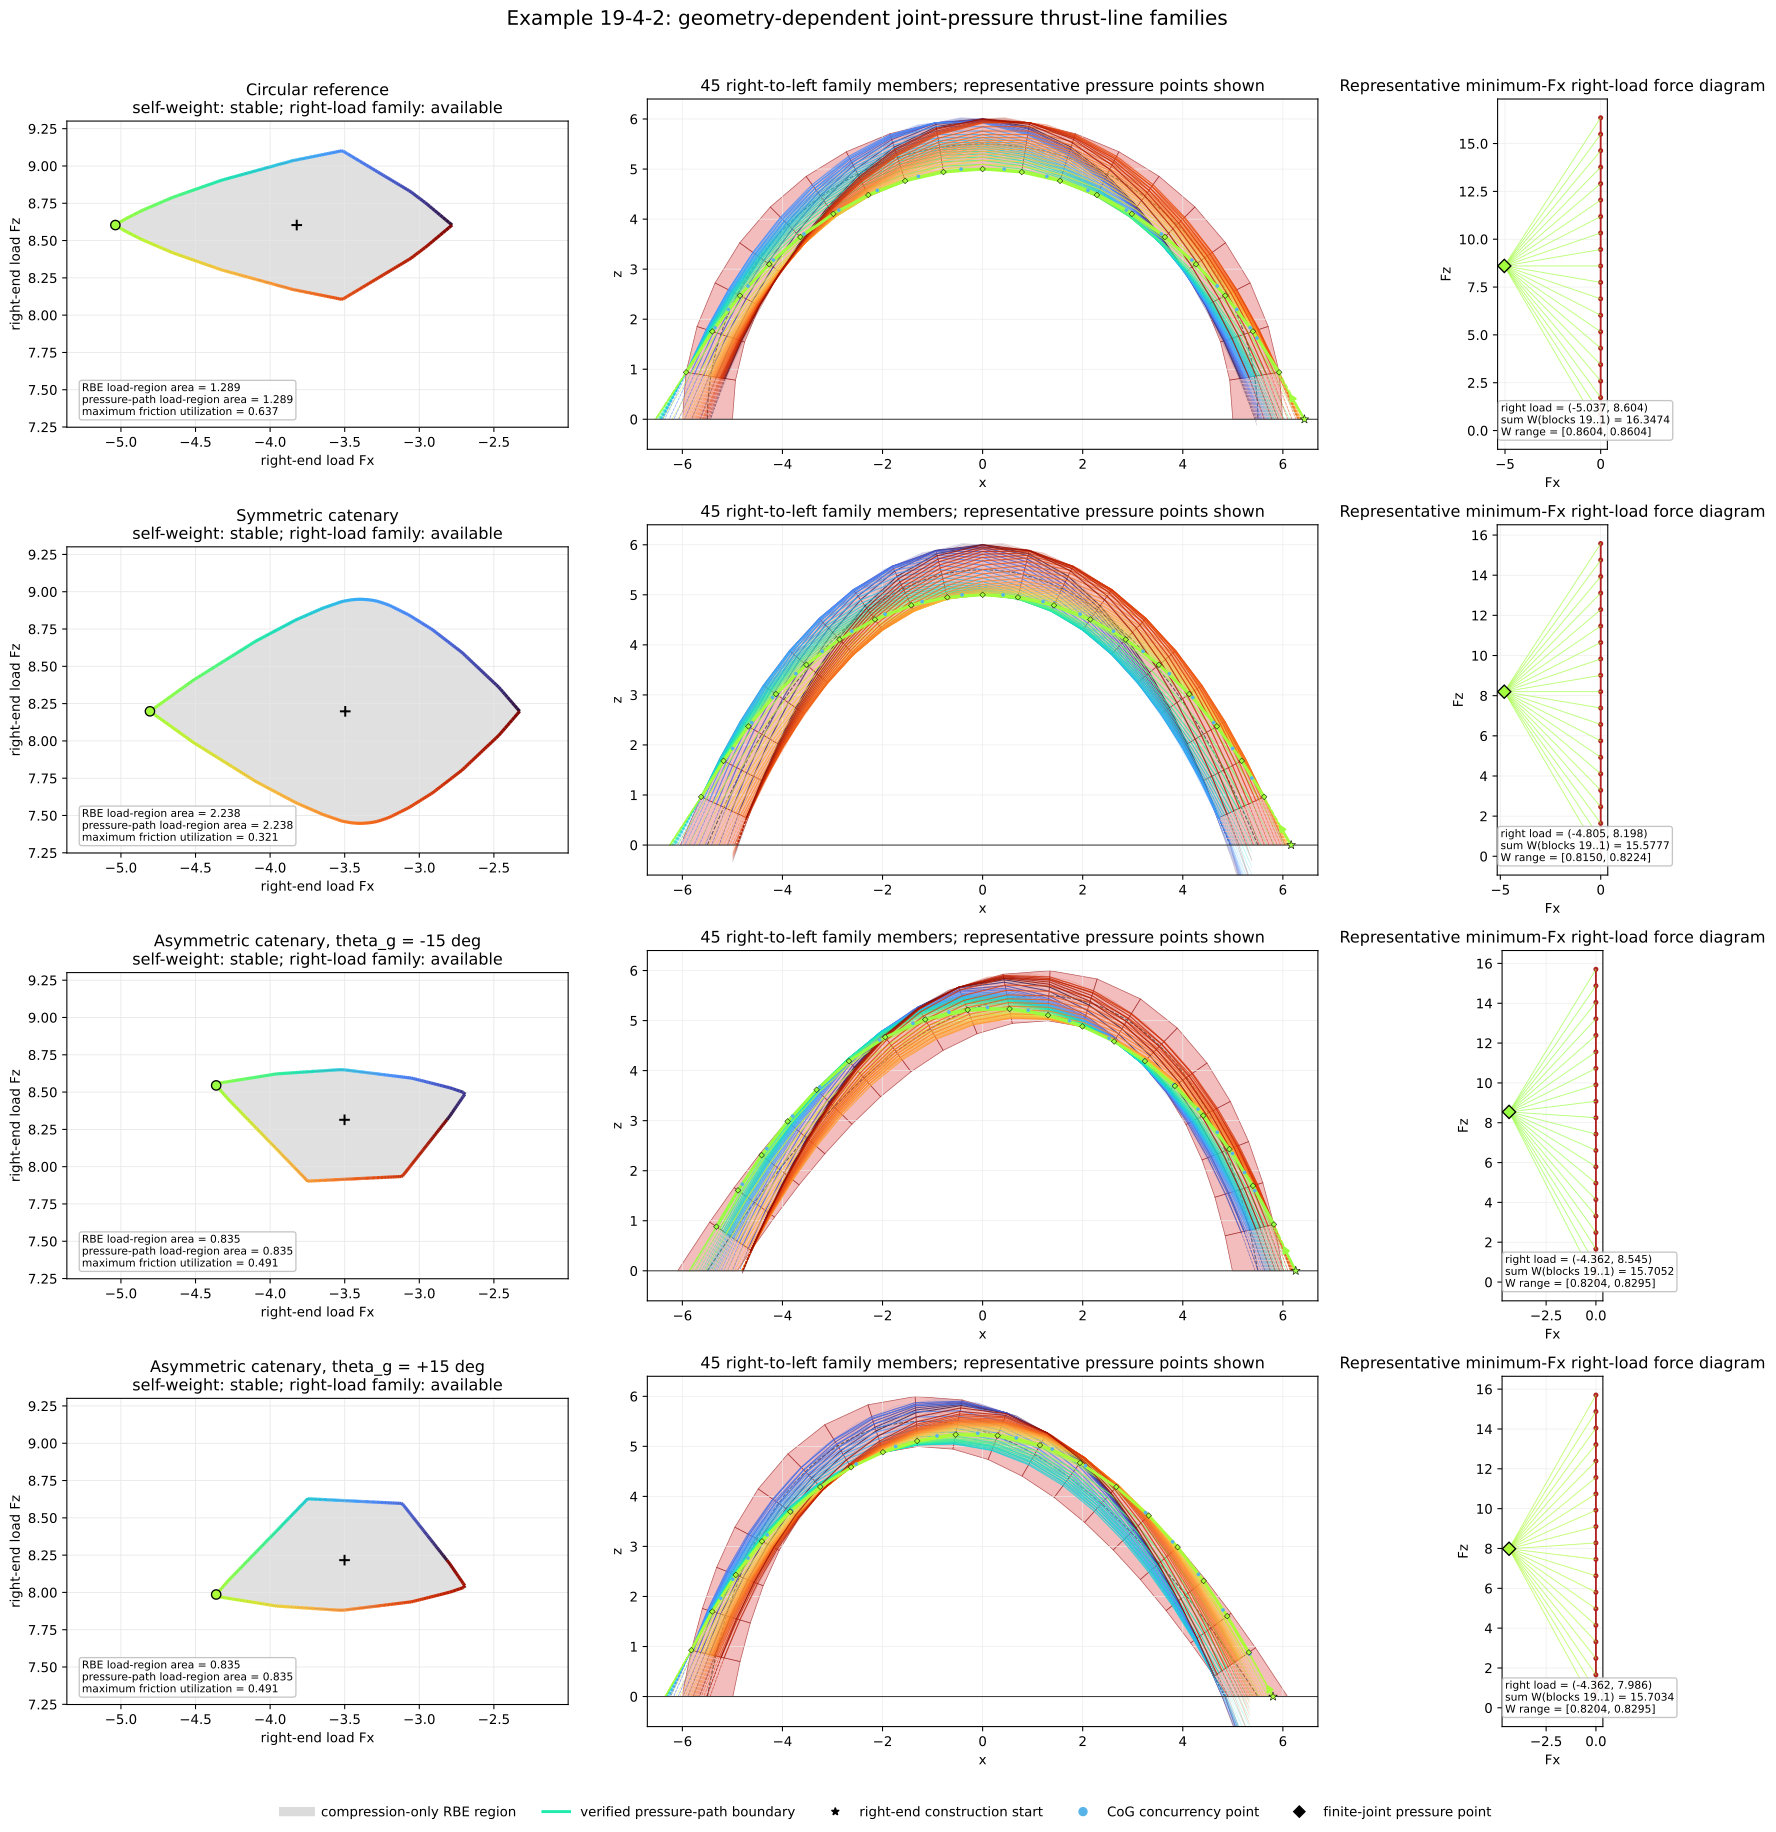

Here is the Python script that generated this plot:
"""Compare joint-admissible thrust-line families for four arch geometries."""

import importlib.util
import math
import sys
from dataclasses import dataclass
from pathlib import Path
from typing import Callable
from typing import Optional

import matplotlib.pyplot as plt
import numpy as np
from compas.datastructures import Mesh
from compas_assembly.datastructures import Block
from matplotlib.collections import LineCollection
from matplotlib.lines import Line2D
from matplotlib.patches import Polygon as PolygonPatch
from scipy.optimize import brentq
from scipy.optimize import linprog
from scipy.optimize import root
from scipy.sparse import csr_matrix
from scipy.sparse import vstack
from scipy.spatial import ConvexHull

from compas_cra.algorithms import assembly_interfaces_numpy
from compas_cra.datastructures import CRA_Assembly
from compas_cra.equilibrium.cra_helper import equilibrium_setup
from compas_cra.equilibrium.cra_helper import external_force_setup
from compas_cra.equilibrium.cra_helper import friction_setup
from compas_cra.equilibrium.cra_helper import num_vertices

CENTERLINE_SPAN = 11.0
CENTERLINE_HEIGHT = 5.5
THICKNESS = 1.0
DEPTH = 1.0
NUM_BLOCKS = 20
FRICTION_COEFFICIENT = 0.7
DENSITY = 1.0
CONTAINMENT_TOLERANCE = 1e-9
NUM_SUPPORT_DIRECTIONS = 360
NUM_CONTOUR_DIRECTIONS = 360
PLOT_SAMPLE_STRIDE = 8
PROFILE_SAMPLE_COUNT = 20001
EXTENSION_RATIO = 0.10
OUTPUT_SVG = Path(__file__).with_suffix(".svg")
OVERLAY_SVG = Path(__file__).with_name("19_4_2_rbe_thrust_line_geometry_comparison_overlay.svg")


@dataclass(frozen=True)
class ProfileSpec:
    """Definition and display metadata for one centerline profile."""

    key: str
    label: str
    design_gravity_degrees: float
    color: str


@dataclass
class CenterlineProfile:
    """A parametric arch centerline and its solved constants."""

    spec: ProfileSpec
    parameter_start: float
    parameter_end: float
    apex_parameter: float
    point_function: Callable[[float], np.ndarray]
    derivative_function: Callable[[float], np.ndarray]
    catenary_a: Optional[float] = None
    catenary_u0: Optional[float] = None
    catenary_c: Optional[float] = None

    def point(self, parameter):
        """Return one centerline point as ``[x, z]``."""
        return np.asarray(self.point_function(float(parameter)), dtype=float)

    def derivative(self, parameter):
        """Return the centerline derivative with respect to its parameter."""
        return np.asarray(self.derivative_function(float(parameter)), dtype=float)


@dataclass
class GeometryData:
    """Two-dimensional geometry and self-weight data for one arch."""

    profile: CenterlineProfile
    centers: np.ndarray
    weights: np.ndarray
    block_polygons: list
    block_halfspaces: list
    interfaces: list
    left_ground: np.ndarray
    right_ground: np.ndarray
    joint_parameters: np.ndarray
    segment_arclengths: np.ndarray
    centerline_points: np.ndarray


@dataclass
class ForceDiagram:
    """Weighted force polygon for one right-end load."""

    pole: np.ndarray
    nodes: np.ndarray
    directions: np.ndarray


@dataclass
class ThrustTrace:
    """One right-to-left form diagram reconstructed from a weighted force polygon."""

    load: np.ndarray
    right_insertion_x: float
    right_load_point: np.ndarray
    kinks: np.ndarray
    crossings: np.ndarray
    left_support_extension: np.ndarray
    directions: np.ndarray
    block_indices: np.ndarray
    interface_indices: np.ndarray


@dataclass
class InsertionInterval:
    """Admissible interval for the moment-exempt right insertion coordinate."""

    lower: float
    upper: float

    @property
    def feasible(self):
        """Return whether the interval is nonempty."""
        return self.lower <= self.upper

    @property
    def midpoint(self):
        """Return the midpoint of a feasible interval."""
        if not self.feasible:
            raise ValueError("Cannot take the midpoint of an empty insertion interval.")
        return 0.5 * (self.lower + self.upper)


@dataclass
class JointCheck:
    """Finite-joint, compression, and friction diagnostics."""

    interface_index: int
    parameter: float
    overrun: float
    normal_component: float
    friction_utilization: float

    @property
    def valid(self):
        """Return whether the pressure point and resultant are admissible."""
        return (
            self.overrun <= CONTAINMENT_TOLERANCE
            and self.normal_component > CONTAINMENT_TOLERANCE
            and self.friction_utilization <= 1.0 + CONTAINMENT_TOLERANCE
        )


@dataclass
class FamilySample:
    """One color-linked sample on a joint-admissible load contour."""

    boundary_parameter: float
    ray_angle: float
    rbe_radius: float
    admissible_radius: float
    load: np.ndarray
    interval: InsertionInterval
    trace: ThrustTrace


@dataclass
class StabilityCheck:
    """Result of the two-fixed-terminal self-weight feasibility check."""

    feasible: bool
    status: int
    message: str
    equilibrium_residual: float


@dataclass
class GeometryResult:
    """All solved and plotted information for one profile."""

    spec: ProfileSpec
    assembly: CRA_Assembly
    geometry: GeometryData
    self_weight: StabilityCheck
    rbe_boundary: Optional[np.ndarray]
    rbe_center: Optional[np.ndarray]
    family: list
    right_load_status: str


PROFILE_SPECS = (
    ProfileSpec("circular", "Circular reference", 0.0, "#1F77B4"),
    ProfileSpec("catenary", "Symmetric catenary", 0.0, "#009E73"),
    ProfileSpec("asymmetric_negative", "Asymmetric catenary, theta_g = -15 deg", -15.0, "#D55E00"),
    ProfileSpec("asymmetric_positive", "Asymmetric catenary, theta_g = +15 deg", 15.0, "#CC79A7"),
)


def load_sibling_module(filename, module_name):
    """Load one example module located beside this script."""
    if module_name in sys.modules:
        return sys.modules[module_name]
    path = Path(__file__).with_name(filename)
    specification = importlib.util.spec_from_file_location(module_name, path)
    if specification is None or specification.loader is None:
        raise ImportError("Could not load sibling example {}.".format(path))
    module = importlib.util.module_from_spec(specification)
    sys.modules[module_name] = module
    specification.loader.exec_module(module)
    return module


def load_example_19_4():
    """Return the full-arch RBE helper example."""
    return load_sibling_module("19_4_rbe_boundary_failure_modes_arch.py", "_compas_cra_example_19_4")


def load_example_19_4_1():
    """Return the preceding thrust-line helper example."""
    return load_sibling_module("19_4_1_rbe_thrust_line_family_arch.py", "_compas_cra_example_19_4_1")


def symmetric_catenary_parameter():
    """Solve the catenary parameter for the common endpoints and rise."""
    half_span = 0.5 * CENTERLINE_SPAN
    return brentq(
        lambda value: value * (math.cosh(half_span / value) - 1.0) - CENTERLINE_HEIGHT,
        0.1,
        100.0,
    )


def build_centerline_profile(spec):
    """Return the solved parametric centerline for one profile specification."""
    half_span = 0.5 * CENTERLINE_SPAN
    if spec.key == "circular":
        radius = CENTERLINE_HEIGHT

        def point(parameter):
            return [radius * math.sin(parameter), radius * math.cos(parameter)]

        def derivative(parameter):
            return [radius * math.cos(parameter), -radius * math.sin(parameter)]

        return CenterlineProfile(
            spec=spec,
            parameter_start=-0.5 * math.pi,
            parameter_end=0.5 * math.pi,
            apex_parameter=0.0,
            point_function=point,
            derivative_function=derivative,
        )

    symmetric_a = symmetric_catenary_parameter()
    if spec.key == "catenary":

        def point(parameter):
            return [parameter, CENTERLINE_HEIGHT - symmetric_a * (math.cosh(parameter / symmetric_a) - 1.0)]

        def derivative(parameter):
            return [1.0, -math.sinh(parameter / symmetric_a)]

        return CenterlineProfile(
            spec=spec,
            parameter_start=-half_span,
            parameter_end=half_span,
            apex_parameter=0.0,
            point_function=point,
            derivative_function=derivative,
            catenary_a=symmetric_a,
            catenary_u0=0.0,
            catenary_c=CENTERLINE_HEIGHT + symmetric_a,
        )

    theta = math.radians(spec.design_gravity_degrees)
    parameter_start = -half_span * math.cos(theta)
    parameter_end = half_span * math.cos(theta)
    left_v = half_span * math.sin(theta)
    right_v = -half_span * math.sin(theta)

    def equations(values):
        catenary_a = math.exp(values[0])
        catenary_u0 = values[1]
        catenary_c = values[2]
        apex_parameter = catenary_u0 + catenary_a * math.asinh(math.tan(theta))
        apex_v = catenary_c - catenary_a * math.cosh((apex_parameter - catenary_u0) / catenary_a)
        apex_z = apex_parameter * math.sin(theta) + apex_v * math.cos(theta)
        return [
            catenary_c - catenary_a * math.cosh((parameter_start - catenary_u0) / catenary_a) - left_v,
            catenary_c - catenary_a * math.cosh((parameter_end - catenary_u0) / catenary_a) - right_v,
            apex_z - CENTERLINE_HEIGHT,
        ]

    solution = root(
        equations,
        [math.log(symmetric_a), 0.0, CENTERLINE_HEIGHT + symmetric_a],
    )
    if not solution.success or np.linalg.norm(equations(solution.x), ord=np.inf) > 1e-10:
        raise RuntimeError("Could not solve asymmetric catenary {}: {}".format(spec.label, solution.message))
    catenary_a = math.exp(solution.x[0])
    catenary_u0 = float(solution.x[1])
    catenary_c = float(solution.x[2])
    apex_parameter = catenary_u0 + catenary_a * math.asinh(math.tan(theta))

    def point(parameter):
        value_v = catenary_c - catenary_a * math.cosh((parameter - catenary_u0) / catenary_a)
        return [
            parameter * math.cos(theta) - value_v * math.sin(theta),
            parameter * math.sin(theta) + value_v * math.cos(theta),
        ]

    def derivative(parameter):
        derivative_v = -math.sinh((parameter - catenary_u0) / catenary_a)
        return [
            math.cos(theta) - derivative_v * math.sin(theta),
            math.sin(theta) + derivative_v * math.cos(theta),
        ]

    return CenterlineProfile(
        spec=spec,
        parameter_start=parameter_start,
        parameter_end=parameter_end,
        apex_parameter=apex_parameter,
        point_function=point,
        derivative_function=derivative,
        catenary_a=catenary_a,
        catenary_u0=catenary_u0,
        catenary_c=catenary_c,
    )


def unit_normal(profile, parameter):
    """Return the normal pointing toward the arch extrados."""
    tangent = profile.derivative(parameter)
    tangent /= np.linalg.norm(tangent)
    return np.asarray([-tangent[1], tangent[0]], dtype=float)


def offset_point(profile, parameter, signed_distance):
    """Return a point offset orthogonally from the centerline."""
    return profile.point(parameter) + signed_distance * unit_normal(profile, parameter)


def equal_arclength_parameters(profile, count=NUM_BLOCKS):
    """Return parameters at equal centerline arc-length intervals."""
    samples = np.linspace(profile.parameter_start, profile.parameter_end, PROFILE_SAMPLE_COUNT)
    points = np.asarray([profile.point(parameter) for parameter in samples], dtype=float)
    cumulative = np.concatenate([[0.0], np.cumsum(np.linalg.norm(np.diff(points, axis=0), axis=1))])
    targets = np.linspace(0.0, cumulative[-1], count + 1)
    parameters = np.interp(targets, cumulative, samples)
    return parameters, np.diff(targets)


def ground_intersection_parameter(profile, signed_distance, lower, upper):
    """Intersect an offset profile with the horizontal ground line."""

    def function(parameter):
        return offset_point(profile, parameter, signed_distance)[1]

    if abs(function(lower)) <= 1e-12:
        return float(lower)
    if abs(function(upper)) <= 1e-12:
        return float(upper)
    if function(lower) * function(upper) > 0.0:
        raise ValueError("The 10% extended profile does not bracket an offset-ground intersection.")
    return float(brentq(function, lower, upper))


def mesh_from_xz_polygon(polygon):
    """Extrude a convex x-z polygon through the common arch depth."""
    polygon = [np.asarray(point, dtype=float) for point in polygon]
    signed_area = 0.5 * sum(
        polygon[index][0] * polygon[(index + 1) % len(polygon)][1]
        - polygon[(index + 1) % len(polygon)][0] * polygon[index][1]
        for index in range(len(polygon))
    )
    if signed_area > 0.0:
        polygon.reverse()
    count = len(polygon)
    vertices = [[point[0], 0.0, point[1]] for point in polygon]
    vertices += [[point[0], DEPTH, point[1]] for point in polygon]
    faces = [list(reversed(range(count))), list(range(count, 2 * count))]
    faces += [[index, (index + 1) % count, (index + 1) % count + count, index + count] for index in range(count)]
    return Mesh.from_vertices_and_faces(vertices, faces)


def custom_profile_blocks(profile):
    """Build convex voussoirs from normal joints and clipped terminal faces."""
    joint_parameters, segment_arclengths = equal_arclength_parameters(profile)
    parameter_span = profile.parameter_end - profile.parameter_start
    extended_start = profile.parameter_start - EXTENSION_RATIO * parameter_span
    extended_end = profile.parameter_end + EXTENSION_RATIO * parameter_span
    half_thickness = 0.5 * THICKNESS

    left_outer = ground_intersection_parameter(profile, half_thickness, extended_start, profile.parameter_start)
    left_inner = ground_intersection_parameter(profile, -half_thickness, profile.parameter_start, joint_parameters[1])
    right_inner = ground_intersection_parameter(profile, -half_thickness, joint_parameters[-2], profile.parameter_end)
    right_outer = ground_intersection_parameter(profile, half_thickness, profile.parameter_end, extended_end)

    blocks = []
    for index in range(NUM_BLOCKS):
        if index == 0:
            polygon = [
                offset_point(profile, left_outer, half_thickness),
                offset_point(profile, joint_parameters[1], half_thickness),
                offset_point(profile, joint_parameters[1], -half_thickness),
                offset_point(profile, left_inner, -half_thickness),
            ]
        elif index == NUM_BLOCKS - 1:
            polygon = [
                offset_point(profile, joint_parameters[-2], half_thickness),
                offset_point(profile, right_outer, half_thickness),
                offset_point(profile, right_inner, -half_thickness),
                offset_point(profile, joint_parameters[-2], -half_thickness),
            ]
        else:
            polygon = [
                offset_point(profile, joint_parameters[index], half_thickness),
                offset_point(profile, joint_parameters[index + 1], half_thickness),
                offset_point(profile, joint_parameters[index + 1], -half_thickness),
                offset_point(profile, joint_parameters[index], -half_thickness),
            ]
        for point in polygon:
            if abs(point[1]) <= 1e-10:
                point[1] = 0.0
        hull = ConvexHull(np.asarray(polygon, dtype=float))
        if len(hull.vertices) != len(polygon):
            raise ValueError("Generated block {} of {} is not strictly convex.".format(index, profile.spec.label))
        block = mesh_from_xz_polygon(polygon).copy(cls=Block)
        if block.volume() <= 0.0:
            raise ValueError("Generated block {} of {} has non-positive volume.".format(index, profile.spec.label))
        blocks.append(block)
    return blocks, joint_parameters, segment_arclengths


def circular_reference_blocks(base):
    """Return copies of the exact blocks used by examples 19-4 and 19-4-1."""
    assembly = base.build_full_arch()
    blocks = [assembly.node_block(node).copy(cls=Block) for node in assembly.graph.nodes()]
    profile = build_centerline_profile(PROFILE_SPECS[0])
    joint_parameters = np.linspace(profile.parameter_start, profile.parameter_end, NUM_BLOCKS + 1)
    segment_arclengths = np.full(NUM_BLOCKS, CENTERLINE_HEIGHT * math.pi / NUM_BLOCKS)
    return blocks, joint_parameters, segment_arclengths


def assemble_blocks(blocks, supports):
    """Create an assembly and discover the 19 block-to-block interfaces."""
    assembly = CRA_Assembly()
    for node, block in enumerate(blocks):
        assembly.add_block(block.copy(cls=Block), node=node)
    assembly.set_boundary_conditions(list(supports))
    assembly_interfaces_numpy(assembly, nmax=10, amin=1e-2, tmax=1e-2)
    interfaces = [edge for edge in assembly.graph.edges(False) if assembly.graph.edge_attribute(edge, "interfaces")]
    if len(interfaces) != NUM_BLOCKS - 1:
        raise ValueError("Expected 19 block-to-block interfaces, found {}.".format(len(interfaces)))
    return assembly


def point_xz(point):
    """Return one point as a two-component x-z array."""
    if hasattr(point, "x") and hasattr(point, "z"):
        return np.asarray([point.x, point.z], dtype=float)
    return np.asarray([point[0], point[2]], dtype=float)


def unique_points(points, tolerance=1e-9):
    """Return tolerance-deduplicated NumPy points."""
    unique = []
    for point in points:
        candidate = np.asarray(point, dtype=float)
        if not any(np.linalg.norm(candidate - existing) <= tolerance for existing in unique):
            unique.append(candidate)
    return unique


def terminal_ground_segment(block):
    """Return the two x-z endpoints of a terminal block's ground face."""
    points = unique_points(
        point_xz(block.vertex_coordinates(vertex))
        for vertex in block.vertices()
        if abs(block.vertex_coordinates(vertex)[2]) <= 1e-9
    )
    if len(points) != 2:
        raise ValueError("Expected exactly two x-z endpoints on a terminal ground face.")
    return np.asarray(sorted(points, key=lambda point: point[0]), dtype=float)


def extract_geometry(profile, assembly, joint_parameters, segment_arclengths):
    """Extract polygons, interfaces, centers, weights, and reference curves."""
    nodes = list(assembly.graph.nodes())
    centers = []
    weights = []
    polygons = []
    halfspaces = []
    for node in nodes:
        block = assembly.node_block(node)
        centers.append(point_xz(block.center()))
        weights.append(block.volume() * DENSITY)
        points = unique_points(point_xz(block.vertex_coordinates(vertex)) for vertex in block.vertices())
        hull = ConvexHull(np.asarray(points, dtype=float))
        polygons.append(np.asarray(points, dtype=float)[hull.vertices])
        halfspaces.append(hull.equations.copy())

    interfaces = []
    for left, right in zip(nodes[:-1], nodes[1:]):
        points = []
        for interface in assembly.graph.edge_attribute((left, right), "interfaces") or []:
            points.extend(point_xz(point) for point in interface.points)
        unique = unique_points(points)
        if len(unique) != 2:
            raise ValueError("Expected one two-point x-z interface for edge {}.".format((left, right)))
        interfaces.append(np.asarray(unique, dtype=float))

    parameters = np.linspace(profile.parameter_start, profile.parameter_end, 401)
    return GeometryData(
        profile=profile,
        centers=np.asarray(centers, dtype=float),
        weights=np.asarray(weights, dtype=float),
        block_polygons=polygons,
        block_halfspaces=halfspaces,
        interfaces=interfaces,
        left_ground=terminal_ground_segment(assembly.node_block(nodes[0])),
        right_ground=terminal_ground_segment(assembly.node_block(nodes[-1])),
        joint_parameters=np.asarray(joint_parameters, dtype=float),
        segment_arclengths=np.asarray(segment_arclengths, dtype=float),
        centerline_points=np.asarray([profile.point(parameter) for parameter in parameters], dtype=float),
    )


def ground_application_points(block):
    """Return front and back vertices of the right terminal ground face."""
    points = []
    for vertex in block.vertices():
        point = np.asarray(block.vertex_coordinates(vertex), dtype=float)
        if abs(point[2]) <= CONTAINMENT_TOLERANCE:
            points.append(point)
    points = unique_points(points)
    if len(points) != 4:
        raise ValueError("Expected four three-dimensional load points on the terminal ground face.")
    return points


def self_weight_feasibility(assembly, base):
    """Check vertical self-weight with both moment-capable terminal blocks fixed."""
    equilibrium = equilibrium_setup(assembly, penalty=False).tocsr()
    friction = friction_setup(assembly, FRICTION_COEFFICIENT, penalty=False).tocsr()
    vertex_count = num_vertices(assembly)
    force_count = 3 * vertex_count
    normal_nonnegative = csr_matrix(
        (-np.ones(vertex_count), (np.arange(vertex_count), 3 * np.arange(vertex_count))),
        shape=(vertex_count, force_count),
    )
    inequalities = vstack([friction, normal_nonnegative], format="csr")
    baseline = np.asarray(external_force_setup(assembly, DENSITY, None), dtype=float).ravel()

    contact_pairs = base.contact_front_back_pairs(assembly)
    tie_rows = base.variable_tie_rows(force_count, contact_pairs, 3, range(3))
    if tie_rows.shape[0]:
        equilibrium = vstack([equilibrium, tie_rows], format="csr")
        baseline = np.concatenate([baseline, np.zeros(tie_rows.shape[0])])

    result = linprog(
        np.zeros(equilibrium.shape[1]),
        A_ub=inequalities,
        b_ub=np.zeros(inequalities.shape[0]),
        A_eq=equilibrium,
        b_eq=-baseline,
        bounds=[(None, None)] * equilibrium.shape[1],
        method="highs",
    )
    residual = math.inf
    if result.status == 0:
        residual = float(np.linalg.norm(equilibrium.dot(result.x) + baseline, ord=np.inf))
    return StabilityCheck(result.status == 0, result.status, result.message, residual)


def force_diagram(load, weights):
    """Return a right-load force polygon for a right-to-left construction.

    ``load`` is the actual force applied to block 19 in repository coordinates.
    ``weights`` are ordered from block 19 back to block 1; block 0 is fixed and
    therefore excluded from this free-body chain.
    """
    load = np.asarray(load, dtype=float)
    weights = np.asarray(weights, dtype=float)
    pole = load.copy()
    nodes = np.zeros((len(weights) + 1, 2), dtype=float)
    nodes[1:, 1] = np.cumsum(weights)
    directions = nodes - pole
    if np.any(np.abs(directions[:, 0]) <= 1e-12):
        raise ValueError("Graphic statics requires a nonzero horizontal right-load component.")
    return ForceDiagram(pole, nodes, directions)


def cross_2d(first, second):
    """Return the scalar two-dimensional cross product."""
    return first[0] * second[1] - first[1] * second[0]


def point_on_line_at_x(point, direction, x_coordinate):
    """Intersect a directed line with ``x = x_coordinate``."""
    if abs(direction[0]) <= 1e-12:
        raise ValueError("Cannot intersect two vertical lines.")
    return point + direction * ((x_coordinate - point[0]) / direction[0])


def point_on_line_at_z(point, direction, z_coordinate):
    """Intersect a directed line with ``z = z_coordinate``."""
    if abs(direction[1]) <= 1e-12:
        raise ValueError("Cannot intersect a horizontal line with the ground.")
    return point + direction * ((z_coordinate - point[1]) / direction[1])


def line_intersection(point, direction, line_points):
    """Intersect a directed line with the infinite line through two points."""
    line_direction = line_points[1] - line_points[0]
    denominator = cross_2d(direction, line_direction)
    if abs(denominator) <= 1e-12:
        raise ValueError("Thrust segment is parallel to an assembly interface.")
    distance = cross_2d(line_points[0] - point, line_direction) / denominator
    return point + distance * direction


def trace_thrust_line(load, insertion_x, geometry):
    """Trace from the loaded block 19 to the fixed block 0."""
    block_indices = np.arange(len(geometry.centers) - 1, 0, -1, dtype=int)
    interface_indices = np.arange(len(geometry.interfaces) - 1, -1, -1, dtype=int)
    diagram = force_diagram(load, geometry.weights[block_indices])
    point = np.asarray([insertion_x, 0.0], dtype=float)
    kinks = []
    for step, block_index in enumerate(block_indices):
        point = point_on_line_at_x(point, diagram.directions[step], geometry.centers[block_index, 0])
        kinks.append(point)
    kinks = np.asarray(kinks, dtype=float)
    crossings = np.asarray(
        [
            line_intersection(kinks[step], diagram.directions[step + 1], geometry.interfaces[interface_index])
            for step, interface_index in enumerate(interface_indices)
        ],
        dtype=float,
    )
    left_support_extension = point_on_line_at_z(kinks[-1], diagram.directions[-1], 0.0)
    return ThrustTrace(
        load=np.asarray(load, dtype=float),
        right_insertion_x=float(insertion_x),
        right_load_point=np.asarray([insertion_x, 0.0], dtype=float),
        kinks=kinks,
        crossings=crossings,
        left_support_extension=left_support_extension,
        directions=diagram.directions,
        block_indices=block_indices,
        interface_indices=interface_indices,
    )


def interface_parameter(point, interface):
    """Return the affine coordinate of a point along a finite joint."""
    direction = interface[1] - interface[0]
    return float(np.dot(point - interface[0], direction) / np.dot(direction, direction))


def insertion_interval(load, geometry):
    """Return all right insertions whose resultants cross every finite joint."""
    try:
        zero_trace = trace_thrust_line(load, 0.0, geometry)
        unit_trace = trace_thrust_line(load, 1.0, geometry)
    except ValueError:
        return InsertionInterval(1.0, 0.0)
    lower = -math.inf
    upper = math.inf
    for interface_index, zero_point, unit_point in zip(
        zero_trace.interface_indices, zero_trace.crossings, unit_trace.crossings
    ):
        interface = geometry.interfaces[interface_index]
        zero_parameter = interface_parameter(zero_point, interface)
        coefficient = interface_parameter(unit_point, interface) - zero_parameter
        if abs(coefficient) <= 1e-12:
            if zero_parameter < -CONTAINMENT_TOLERANCE or zero_parameter > 1.0 + CONTAINMENT_TOLERANCE:
                return InsertionInterval(1.0, 0.0)
            continue
        candidates = sorted(
            [
                (-CONTAINMENT_TOLERANCE - zero_parameter) / coefficient,
                (1.0 + CONTAINMENT_TOLERANCE - zero_parameter) / coefficient,
            ]
        )
        lower = max(lower, candidates[0])
        upper = min(upper, candidates[1])
    return InsertionInterval(lower, upper)


def joint_checks(trace, geometry):
    """Check finite pressure points, signed compression, and Coulomb friction."""
    checks = []
    for interface_index, point, force in zip(trace.interface_indices, trace.crossings, trace.directions[1:]):
        interface = geometry.interfaces[interface_index]
        parameter = interface_parameter(point, interface)
        overrun = max(0.0, -parameter, parameter - 1.0)
        tangent = interface[1] - interface[0]
        tangent /= np.linalg.norm(tangent)
        normal = np.asarray([-tangent[1], tangent[0]], dtype=float)
        if normal[0] < 0.0:
            normal *= -1.0
        normal_component = float(np.dot(force, normal))
        tangent_component = abs(float(np.dot(force, tangent)))
        friction_utilization = math.inf
        if normal_component > CONTAINMENT_TOLERANCE:
            friction_utilization = tangent_component / (FRICTION_COEFFICIENT * normal_component)
        checks.append(JointCheck(int(interface_index), parameter, overrun, normal_component, friction_utilization))
    return checks


def trace_is_joint_admissible(trace, geometry):
    """Return whether every physical block-to-block resultant is valid."""
    return all(check.valid for check in joint_checks(trace, geometry))


def load_is_joint_admissible(load, geometry):
    """Return whether a right-end load admits at least one valid right insertion."""
    interval = insertion_interval(load, geometry)
    if not interval.feasible:
        return False
    return trace_is_joint_admissible(trace_thrust_line(load, interval.midpoint, geometry), geometry)


def polygon_centroid(polygon):
    """Return the area centroid of a counterclockwise or clockwise polygon."""
    polygon = np.asarray(polygon, dtype=float)
    following = np.roll(polygon, -1, axis=0)
    cross = polygon[:, 0] * following[:, 1] - following[:, 0] * polygon[:, 1]
    area_twice = float(np.sum(cross))
    if abs(area_twice) <= 1e-12:
        return np.mean(polygon, axis=0)
    return np.asarray(
        [
            np.sum((polygon[:, 0] + following[:, 0]) * cross),
            np.sum((polygon[:, 1] + following[:, 1]) * cross),
        ],
        dtype=float,
    ) / (3.0 * area_twice)


def point_polygon_margin(point, halfspaces):
    """Return positive distance to the nearest normalized convex halfspace."""
    return -float(np.max(halfspaces[:, :2].dot(point) + halfspaces[:, 2]))


def find_joint_admissible_center(rbe_boundary, solver_center, geometry):
    """Find a deterministic interior seed for the center-connected component."""
    hull = ConvexHull(np.asarray(rbe_boundary, dtype=float))
    candidates = [
        polygon_centroid(rbe_boundary),
        np.mean(rbe_boundary, axis=0),
        np.asarray(solver_center, dtype=float),
    ]
    for candidate in candidates:
        if point_polygon_margin(candidate, hull.equations) >= -CONTAINMENT_TOLERANCE:
            if load_is_joint_admissible(candidate, geometry):
                return candidate

    lower = np.min(rbe_boundary, axis=0)
    upper = np.max(rbe_boundary, axis=0)
    scale = max(float(np.linalg.norm(upper - lower)), 1.0)
    feasible = []
    for force_x in np.linspace(lower[0], upper[0], 41):
        for force_z in np.linspace(lower[1], upper[1], 41):
            candidate = np.asarray([force_x, force_z], dtype=float)
            margin = point_polygon_margin(candidate, hull.equations)
            if margin < -CONTAINMENT_TOLERANCE or not load_is_joint_admissible(candidate, geometry):
                continue
            interval = insertion_interval(candidate, geometry)
            feasible.append((margin / scale + (interval.upper - interval.lower) / scale, candidate))
    if not feasible:
        return None
    return max(feasible, key=lambda item: item[0])[1]


def rbe_ray_radius(center, direction, halfspaces):
    """Return the forward distance from a center to a convex RBE boundary."""
    residuals = halfspaces[:, :2].dot(center) + halfspaces[:, 2]
    denominators = halfspaces[:, :2].dot(direction)
    forward = denominators > 1e-12
    if np.any(residuals > CONTAINMENT_TOLERANCE) or not np.any(forward):
        raise ValueError("Could not intersect a ray from the RBE center.")
    return max(float(np.min(-residuals[forward] / denominators[forward])), 0.0)


def assign_boundary_parameters(samples):
    """Assign normalized arclength parameters around an ordered contour."""
    edge_lengths = np.asarray(
        [
            np.linalg.norm(samples[(index + 1) % len(samples)].load - sample.load)
            for index, sample in enumerate(samples)
        ],
        dtype=float,
    )
    perimeter = float(np.sum(edge_lengths))
    travelled = 0.0
    for index, sample in enumerate(samples):
        sample.boundary_parameter = travelled / perimeter
        travelled += edge_lengths[index]


def build_admissible_contour(rbe_boundary, center, geometry, num_directions=NUM_CONTOUR_DIRECTIONS):
    """Reconstruct every radial sample directly on the RBE boundary."""
    if not load_is_joint_admissible(center, geometry):
        raise ValueError("The selected family center is not joint-admissible.")
    halfspaces = ConvexHull(np.asarray(rbe_boundary, dtype=float)).equations
    samples = []
    for angle in np.linspace(0.0, 2.0 * math.pi, num_directions, endpoint=False):
        direction = np.asarray([math.cos(angle), math.sin(angle)], dtype=float)
        rbe_radius = rbe_ray_radius(center, direction, halfspaces)
        admissible_radius = rbe_radius
        load = center + rbe_radius * direction
        interval = insertion_interval(load, geometry)
        if not interval.feasible:
            raise ValueError("An RBE-boundary load has no finite-joint insertion interval.")
        trace = trace_thrust_line(load, interval.midpoint, geometry)
        if not trace_is_joint_admissible(trace, geometry):
            raise ValueError("An RBE-boundary trace is not joint-admissible.")
        samples.append(FamilySample(0.0, float(angle), rbe_radius, admissible_radius, load, interval, trace))
    assign_boundary_parameters(samples)
    return samples


def analyze_geometry(spec, support_directions=NUM_SUPPORT_DIRECTIONS, contour_directions=NUM_CONTOUR_DIRECTIONS):
    """Generate, check, and solve one geometry comparison row."""
    base = load_example_19_4()
    family_base = load_example_19_4_1()
    profile = build_centerline_profile(spec)
    if spec.key == "circular":
        blocks, joint_parameters, segment_arclengths = circular_reference_blocks(base)
    else:
        blocks, joint_parameters, segment_arclengths = custom_profile_blocks(profile)

    one_sided = assemble_blocks(blocks, [0])
    two_sided = assemble_blocks(blocks, [0, NUM_BLOCKS - 1])
    geometry = extract_geometry(profile, one_sided, joint_parameters, segment_arclengths)
    self_weight = self_weight_feasibility(two_sided, base)

    load_node = NUM_BLOCKS - 1
    application_points = {load_node: ground_application_points(one_sided.node_block(load_node))}
    problem = base.hidden_load_problem(
        one_sided,
        load_node,
        [(load_node, "fx"), (load_node, "fz")],
        application_points,
        penalty=False,
    )
    try:
        analysis = base._analyze_load_set(problem, {})
    except ValueError as error:
        return GeometryResult(spec, one_sided, geometry, self_weight, None, None, [], str(error))
    if not analysis.is_bounded:
        return GeometryResult(
            spec,
            one_sided,
            geometry,
            self_weight,
            None,
            None,
            [],
            "RBE load set is unbounded and has no closed family plot",
        )

    rbe_boundary = family_base.solve_primal_rbe_boundary(base, problem, num_directions=support_directions)
    center = find_joint_admissible_center(rbe_boundary, analysis.feasible_center, geometry)
    if center is None:
        return GeometryResult(
            spec,
            one_sided,
            geometry,
            self_weight,
            rbe_boundary,
            None,
            [],
            "no joint-admissible right-load solution space",
        )
    family = build_admissible_contour(rbe_boundary, center, geometry, contour_directions)
    return GeometryResult(spec, one_sided, geometry, self_weight, rbe_boundary, center, family, "available")


def analyze_geometries(support_directions=NUM_SUPPORT_DIRECTIONS, contour_directions=NUM_CONTOUR_DIRECTIONS):
    """Solve all four comparison geometries."""
    return [
        analyze_geometry(spec, support_directions=support_directions, contour_directions=contour_directions)
        for spec in PROFILE_SPECS
    ]


def closed_points(points):
    """Return points with the first row appended."""
    return np.vstack([points, points[0]])


def right_load_coordinates(points):
    """Return actual repository right-end load coordinates without reflection."""
    points = np.asarray(points, dtype=float)
    return points.copy()


def trace_polyline(trace):
    """Return the thin force-action polyline through all CoG concurrency points."""
    return np.vstack([trace.right_load_point, trace.kinks, trace.left_support_extension])


def pressure_polyline(trace):
    """Return the illustrative path through consecutive joint pressure points."""
    return np.vstack([trace.right_load_point, trace.crossings, trace.left_support_extension])


def polygon_area(points):
    """Return the unsigned area of an ordered two-dimensional polygon."""
    points = np.asarray(points, dtype=float)
    following = np.roll(points, -1, axis=0)
    return 0.5 * abs(float(np.sum(points[:, 0] * following[:, 1] - following[:, 0] * points[:, 1])))


def representative_sample(result):
    """Return the minimum-Fx family sample used by the force-diagram panel."""
    if not result.family:
        return None
    return min(result.family, key=lambda sample: sample.load[0])


def family_color(sample, colormap):
    """Return the shared contour/form color of one family sample."""
    return colormap(sample.boundary_parameter)


def common_load_limits(results):
    """Return shared actual right-load coordinate limits for load plots."""
    points = []
    for result in results:
        if result.rbe_boundary is not None:
            points.extend(right_load_coordinates(result.rbe_boundary))
        if result.family:
            points.extend(right_load_coordinates([sample.load for sample in result.family]))
    points = np.asarray(points, dtype=float)
    spans = np.maximum(np.ptp(points, axis=0), 0.5)
    return points.min(axis=0) - 0.12 * spans, points.max(axis=0) + 0.12 * spans


def draw_load_panel(axes, result, colormap, limits):
    """Draw one right-end RBE load region and pressure-path boundary."""
    if result.rbe_boundary is not None:
        rbe = right_load_coordinates(result.rbe_boundary)
        axes.add_patch(PolygonPatch(rbe, closed=True, facecolor="0.88", edgecolor="0.45", linewidth=1.0))
    if result.family:
        contour = right_load_coordinates([sample.load for sample in result.family])
        segments = [[contour[index], contour[(index + 1) % len(contour)]] for index in range(len(contour))]
        axes.add_collection(
            LineCollection(
                segments,
                colors=[family_color(sample, colormap) for sample in result.family],
                linewidths=2.4,
            )
        )
        center = right_load_coordinates([result.rbe_center])[0]
        axes.plot(center[0], center[1], marker="+", color="black", markersize=8, markeredgewidth=1.5)
        representative = representative_sample(result)
        representative_point = right_load_coordinates([representative.load])[0]
        axes.plot(
            representative_point[0],
            representative_point[1],
            marker="o",
            markerfacecolor=family_color(representative, colormap),
            markeredgecolor="black",
            markersize=7,
            zorder=5,
        )
        max_friction = max(
            check.friction_utilization
            for sample in result.family
            for check in joint_checks(sample.trace, result.geometry)
        )
        text = (
            "RBE load-region area = {:.3f}\n"
            "pressure-path load-region area = {:.3f}\n"
            "maximum friction utilization = {:.3f}"
        ).format(
            polygon_area(rbe),
            polygon_area(contour),
            max_friction,
        )
        axes.text(
            0.03,
            0.04,
            text,
            transform=axes.transAxes,
            fontsize=8,
            bbox={"boxstyle": "round,pad=0.25", "facecolor": "white", "edgecolor": "0.75", "alpha": 0.9},
        )
    else:
        axes.text(
            0.5,
            0.5,
            result.right_load_status,
            transform=axes.transAxes,
            ha="center",
            va="center",
            color="#B22222",
            fontsize=10,
            wrap=True,
        )
    axes.axhline(0.0, color="0.85", linewidth=0.7)
    axes.axvline(0.0, color="0.85", linewidth=0.7)
    axes.grid(True, color="0.9", linewidth=0.6)
    axes.set_xlim(limits[0][0], limits[1][0])
    axes.set_ylim(limits[0][1], limits[1][1])
    axes.set_aspect("equal", adjustable="box")
    axes.set_xlabel("right-end load Fx")
    axes.set_ylabel("right-end load Fz")


def draw_arch_panel(axes, result, colormap):
    """Draw one block geometry and its color-linked thrust-line family."""
    geometry = result.geometry
    for polygon in geometry.block_polygons:
        axes.add_patch(
            PolygonPatch(polygon, closed=True, facecolor="#EFA3A3", edgecolor="#9E1B1B", linewidth=0.55, alpha=0.72)
        )
    axes.plot(
        geometry.centerline_points[:, 0],
        geometry.centerline_points[:, 1],
        color="0.25",
        linestyle="--",
        linewidth=0.8,
        alpha=0.8,
    )
    for sample in result.family[::PLOT_SAMPLE_STRIDE]:
        color = family_color(sample, colormap)
        action = trace_polyline(sample.trace)
        pressure = pressure_polyline(sample.trace)
        axes.plot(action[:, 0], action[:, 1], color=color, linewidth=0.35, alpha=0.28)
        if len(pressure) > 3:
            axes.plot(pressure[1:-1, 0], pressure[1:-1, 1], color=color, linewidth=0.85, alpha=0.78)
        axes.plot(pressure[:2, 0], pressure[:2, 1], color=color, linewidth=0.55, linestyle="--", alpha=0.55)
        axes.plot(pressure[-2:, 0], pressure[-2:, 1], color=color, linewidth=0.55, linestyle="--", alpha=0.55)

    representative = representative_sample(result)
    if representative is not None:
        color = family_color(representative, colormap)
        action = trace_polyline(representative.trace)
        pressure = pressure_polyline(representative.trace)
        axes.plot(action[:, 0], action[:, 1], color=color, linewidth=1.0, alpha=0.9)
        axes.plot(pressure[1:-1, 0], pressure[1:-1, 1], color=color, linewidth=2.2, alpha=1.0)
        axes.plot(pressure[:2, 0], pressure[:2, 1], color=color, linewidth=1.0, linestyle="--", alpha=0.9)
        axes.plot(pressure[-2:, 0], pressure[-2:, 1], color=color, linewidth=1.0, linestyle="--", alpha=0.9)
        arrow_target = representative.trace.right_load_point + 0.35 * (
            representative.trace.kinks[0] - representative.trace.right_load_point
        )
        axes.annotate(
            "",
            xy=arrow_target,
            xytext=representative.trace.right_load_point,
            arrowprops={"arrowstyle": "-|>", "color": color, "linewidth": 1.8},
            zorder=8,
        )
        axes.plot(
            representative.trace.right_load_point[0],
            representative.trace.right_load_point[1],
            marker="*",
            markersize=7,
            markerfacecolor=color,
            markeredgecolor="black",
            markeredgewidth=0.4,
            zorder=9,
        )
        axes.plot(
            representative.trace.kinks[:, 0],
            representative.trace.kinks[:, 1],
            linestyle="none",
            marker="o",
            markersize=2.8,
            markerfacecolor="#56B4E9",
            markeredgecolor="none",
            zorder=5,
        )
        axes.plot(
            representative.trace.crossings[:, 0],
            representative.trace.crossings[:, 1],
            linestyle="none",
            marker="D",
            markersize=3.0,
            markerfacecolor=color,
            markeredgecolor="black",
            markeredgewidth=0.35,
            zorder=6,
        )
    axes.axhline(0.0, color="0.25", linewidth=0.8)
    axes.set_xlim(-6.7, 6.7)
    axes.set_ylim(-0.6, 6.4)
    axes.set_aspect("equal", adjustable="box")
    axes.set_xlabel("x")
    axes.set_ylabel("z")
    axes.grid(True, color="0.92", linewidth=0.5)


def draw_force_panel(axes, result, colormap):
    """Draw the representative weighted force polygon and its direction rays."""
    representative = representative_sample(result)
    if representative is None:
        axes.axis("off")
        axes.text(0.5, 0.5, "No representative force diagram", transform=axes.transAxes, ha="center", va="center")
        return
    free_weights = result.geometry.weights[:0:-1]
    diagram = force_diagram(representative.load, free_weights)
    color = family_color(representative, colormap)
    axes.plot(diagram.nodes[:, 0], diagram.nodes[:, 1], color="#B22222", linewidth=1.4, marker="o", markersize=2.8)
    for node in diagram.nodes:
        axes.plot(
            [diagram.pole[0], node[0]],
            [diagram.pole[1], node[1]],
            color=color,
            linewidth=0.7,
            alpha=0.68,
        )
    axes.plot(
        diagram.pole[0],
        diagram.pole[1],
        marker="D",
        markersize=7,
        markerfacecolor=color,
        markeredgecolor="black",
    )
    axes.text(
        0.03,
        0.04,
        "right load = ({:.3f}, {:.3f})\nsum W(blocks 19..1) = {:.4f}\nW range = [{:.4f}, {:.4f}]".format(
            representative.load[0],
            representative.load[1],
            np.sum(free_weights),
            np.min(free_weights),
            np.max(free_weights),
        ),
        transform=axes.transAxes,
        fontsize=8,
        bbox={"boxstyle": "round,pad=0.25", "facecolor": "white", "edgecolor": "0.75", "alpha": 0.9},
    )
    diagram_points = np.vstack([diagram.nodes, diagram.pole])
    lower = np.min(diagram_points, axis=0)
    upper = np.max(diagram_points, axis=0)
    padding = np.maximum(0.06 * (upper - lower), [0.35, 0.35])
    axes.set_xlim(lower[0] - padding[0], upper[0] + padding[0])
    axes.set_ylim(lower[1] - padding[1], upper[1] + padding[1])
    axes.grid(True, color="0.92", linewidth=0.5)
    axes.set_aspect("equal", adjustable="box")
    axes.set_xlabel("Fx")
    axes.set_ylabel("Fz")


def plot_geometry_comparison(results):
    """Return the detailed load-region, arch-family, and force-diagram figure."""
    colormap = plt.get_cmap("turbo")
    limits = common_load_limits(results)
    figure, axes = plt.subplots(
        len(results),
        3,
        figsize=(18, 19),
        squeeze=False,
        gridspec_kw={"width_ratios": [1.0, 1.45, 0.62]},
    )
    figure.suptitle(
        "Example 19-4-2: geometry-dependent joint-pressure thrust-line families",
        fontsize=15,
        y=0.997,
    )
    for row, result in enumerate(results):
        draw_load_panel(axes[row, 0], result, colormap, limits)
        draw_arch_panel(axes[row, 1], result, colormap)
        draw_force_panel(axes[row, 2], result, colormap)
        stability = "stable" if result.self_weight.feasible else "UNSTABLE"
        axes[row, 0].set_title(
            "{}\nself-weight: {}; right-load family: {}".format(result.spec.label, stability, result.right_load_status)
        )
        axes[row, 1].set_title("45 right-to-left family members; representative pressure points shown")
        axes[row, 2].set_title("Representative minimum-Fx right-load force diagram")
    handles = [
        Line2D([0], [0], color="0.45", linewidth=7, alpha=0.25, label="compression-only RBE region"),
        Line2D([0], [0], color=colormap(0.35), linewidth=2.2, label="verified pressure-path boundary"),
        Line2D([0], [0], color="black", marker="*", linestyle="none", label="right-end construction start"),
        Line2D([0], [0], color="#56B4E9", marker="o", linestyle="none", label="CoG concurrency point"),
        Line2D([0], [0], color="black", marker="D", linestyle="none", label="finite-joint pressure point"),
    ]
    figure.legend(handles=handles, loc="lower center", ncol=5, frameon=False)
    figure.tight_layout(rect=(0.0, 0.025, 1.0, 0.985))
    return figure


def overlay_metrics(result):
    """Return concise numerical metrics for the comparison summary."""
    values = {
        "weight": float(np.sum(result.geometry.weights)),
        "rbe_area": math.nan,
        "pressure_path_area": math.nan,
        "max_friction": math.nan,
        "fx": (math.nan, math.nan),
        "fz": (math.nan, math.nan),
    }
    if result.rbe_boundary is not None:
        values["rbe_area"] = polygon_area(result.rbe_boundary)
    if result.family:
        right_loads = right_load_coordinates([sample.load for sample in result.family])
        values["pressure_path_area"] = polygon_area(right_loads)
        values["max_friction"] = max(
            check.friction_utilization
            for sample in result.family
            for check in joint_checks(sample.trace, result.geometry)
        )
        values["fx"] = (float(np.min(right_loads[:, 0])), float(np.max(right_loads[:, 0])))
        values["fz"] = (float(np.min(right_loads[:, 1])), float(np.max(right_loads[:, 1])))
    return values


def plot_comparison_overlay(results):
    """Return a compact geometry, load-contour, and metric overlay figure."""
    figure, axes = plt.subplots(1, 3, figsize=(18, 6), gridspec_kw={"width_ratios": [1.1, 1.0, 1.25]})
    geometry_axes, load_axes, metrics_axes = axes
    load_limits = common_load_limits(results)
    for result in results:
        color = result.spec.color
        for polygon in result.geometry.block_polygons:
            geometry_axes.plot(*closed_points(polygon).T, color=color, linewidth=0.35, alpha=0.22)
        points = result.geometry.centerline_points
        geometry_axes.plot(points[:, 0], points[:, 1], color=color, linewidth=2.0, label=result.spec.label)
        if result.rbe_boundary is not None:
            rbe = right_load_coordinates(result.rbe_boundary)
            load_axes.plot(*closed_points(rbe).T, color=color, linewidth=0.9, linestyle="--", alpha=0.55)
        if result.family:
            contour = right_load_coordinates([sample.load for sample in result.family])
            load_axes.plot(*closed_points(contour).T, color=color, linewidth=2.0, label=result.spec.label)

    geometry_axes.axhline(0.0, color="0.25", linewidth=0.8)
    geometry_axes.set_title("Common centerline endpoints and rise")
    geometry_axes.set_xlabel("x")
    geometry_axes.set_ylabel("z")
    geometry_axes.set_aspect("equal", adjustable="box")
    geometry_axes.grid(True, color="0.92", linewidth=0.5)
    geometry_axes.legend(loc="upper center", bbox_to_anchor=(0.5, -0.13), ncol=2, fontsize=8)

    load_axes.axhline(0.0, color="0.85", linewidth=0.7)
    load_axes.axvline(0.0, color="0.85", linewidth=0.7)
    load_axes.set_title("Right-end load contours\ndashed = RBE, solid = verified pressure path")
    load_axes.set_xlabel("right-end load Fx")
    load_axes.set_ylabel("right-end load Fz")
    load_axes.set_aspect("equal", adjustable="box")
    load_axes.set_xlim(load_limits[0][0], load_limits[1][0])
    load_axes.set_ylim(load_limits[0][1], load_limits[1][1])
    load_axes.grid(True, color="0.92", linewidth=0.5)
    load_axes.legend(loc="upper center", bbox_to_anchor=(0.5, -0.13), ncol=2, fontsize=8)

    metrics_axes.axis("off")
    lines = [
        "Geometry comparison metrics",
        "",
        "All analyses use vertical actual gravity and mu = 0.7.",
        "Ranges use the actual force applied to right-end block 19.",
        "",
    ]
    for result in results:
        values = overlay_metrics(result)
        lines.extend(
            [
                result.spec.label,
                "  self-weight={}  right-load={}".format(
                    "stable" if result.self_weight.feasible else "unstable",
                    result.right_load_status,
                ),
                "  sum W={:.4f}  RBE load area={:.4f}  pressure-path load area={:.4f}".format(
                    values["weight"], values["rbe_area"], values["pressure_path_area"]
                ),
                "  maximum friction utilization={:.3f}".format(values["max_friction"]),
                "  Fx=[{:.3f}, {:.3f}]  Fz=[{:.3f}, {:.3f}]".format(
                    values["fx"][0], values["fx"][1], values["fz"][0], values["fz"][1]
                ),
                "",
            ]
        )
    metrics_axes.text(
        0.0, 1.0, "\n".join(lines), transform=metrics_axes.transAxes, va="top", family="monospace", fontsize=8.5
    )
    figure.tight_layout()
    return figure


def report_results(results):
    """Print solved profile, stability, load-region, and family diagnostics."""
    print("example 19-4-2 geometry comparison")
    print("actual gravity = (0, 0, -1); design-gravity angle only generates the asymmetric centerline")
    for result in results:
        profile = result.geometry.profile
        start = profile.point(profile.parameter_start)
        apex = profile.point(profile.apex_parameter)
        end = profile.point(profile.parameter_end)
        print("{}:".format(result.spec.label))
        print(
            "  centerline start=({:.6f}, {:.6f}), apex=({:.6f}, {:.6f}), end=({:.6f}, {:.6f})".format(
                start[0], start[1], apex[0], apex[1], end[0], end[1]
            )
        )
        if profile.catenary_a is not None:
            print(
                "  catenary a={:.9f}, u0={:.9f}, c={:.9f}".format(
                    profile.catenary_a, profile.catenary_u0, profile.catenary_c
                )
            )
        print(
            "  blocks={}, total weight={:.6f}, block-weight range=[{:.6f}, {:.6f}]".format(
                NUM_BLOCKS,
                np.sum(result.geometry.weights),
                np.min(result.geometry.weights),
                np.max(result.geometry.weights),
            )
        )
        print(
            "  two-fixed-terminal self-weight: {} (equilibrium residual {:.3e})".format(
                "stable" if result.self_weight.feasible else "UNSTABLE",
                result.self_weight.equilibrium_residual,
            )
        )
        print("  one-sided right-load family: {}".format(result.right_load_status))
        if result.family:
            metrics = overlay_metrics(result)
            print(
                "  RBE area={:.6f}, pressure-path load-region area={:.6f}, max friction={:.6f}, "
                "right-load Fx=[{:.6f}, {:.6f}], Fz=[{:.6f}, {:.6f}]".format(
                    metrics["rbe_area"],
                    metrics["pressure_path_area"],
                    metrics["max_friction"],
                    metrics["fx"][0],
                    metrics["fx"][1],
                    metrics["fz"][0],
                    metrics["fz"][1],
                )
            )


def save_svg(figure, path):
    """Save one Matplotlib figure as SVG."""
    figure.savefig(path, format="svg", bbox_inches="tight")
    print("saved SVG: {}".format(path))


def main():
    """Solve four geometries and save the detailed and overlay SVGs."""
    results = analyze_geometries()
    report_results(results)
    detailed = plot_geometry_comparison(results)
    overlay = plot_comparison_overlay(results)
    save_svg(detailed, OUTPUT_SVG)
    save_svg(overlay, OVERLAY_SVG)
    if plt.get_backend().lower() != "agg":
        plt.show()
    else:
        plt.close(detailed)
        plt.close(overlay)


if __name__ == "__main__":
    main()
